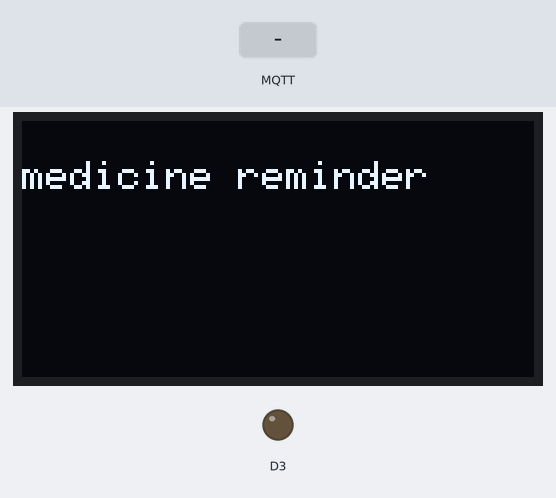
The sketch below on a simulated ESP8266 (NodeMCU). Shown: 128×64 one-colour display, output pins drawn as LEDs (lit = HIGH). The test bench sets the inputs (shaded band). WiFi joins after 1.5 s; servers stay silent unless stated; no MQTT or app messages arrive unless stated; what the sketch prints to the serial monitor is not drawn.

Above: at 2.8 s.
2.9 s: MQTT message "1" arrives on the first subscribed topic
At 3.2 s:
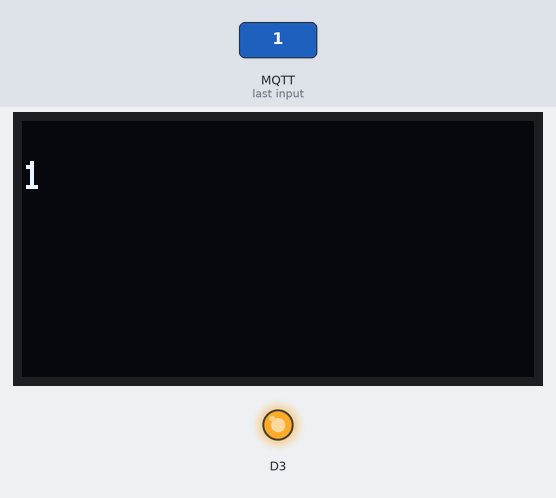
At 8.2 s:
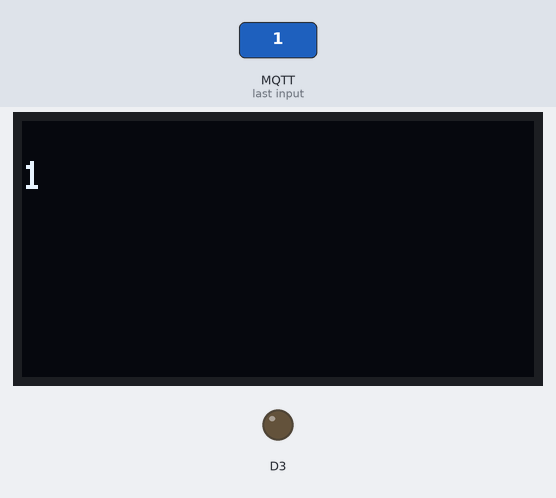
Timing chart, 0 to 9.7 s (numbered marks = the images above; inputs shaded):
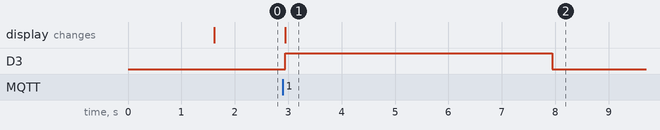

The sketch:

smr.ino
```cpp
#include <ESP8266WiFi.h>
#include <PubSubClient.h>
#include <Wire.h>
#include <Adafruit_SSD1306.h>
#include <Adafruit_GFX.h>

const char* ssid = "Aradhya";
const char* password = "87654321";

#define ORG "ybg17p"
#define DEVICE_TYPE "nodemcu"
#define DEVICE_ID "swathi"
#define TOKEN "7075606886"
#define SSD1306_LCDHEIGHT 64

// OLED display TWI address
#define OLED_ADDR   0x3C

Adafruit_SSD1306 display(-1);

#if (SSD1306_LCDHEIGHT != 64)
#error("Height incorrect, please fix Adafruit_SSD1306.h!");
#endif
String command;
char server[] = ORG ".messaging.internetofthings.ibmcloud.com";
char topic[] = "iot-2/cmd/home/fmt/String";
char authMethod[] = "use-token-auth";
char token[] = TOKEN;
char clientId[] = "d:" ORG ":" DEVICE_TYPE ":" DEVICE_ID;
//Serial.println(clientID);

WiFiClient wifiClient;
void callback(char* topic, byte* payload, unsigned int payloadLength);
PubSubClient client(server, 1883, callback, wifiClient);
void setup() {
  Serial.begin(115200);
  Serial.println();
  pinMode(D3,OUTPUT);
  wifiConnect();
  mqttConnect();
    // initialize and clear display
  display.begin(SSD1306_SWITCHCAPVCC, OLED_ADDR);
  display.clearDisplay();
// display a line of text
  display.setTextSize(1);
  display.setTextColor(WHITE);
  display.setCursor(0,10);
  display.print("medicine reminder");
  // update display with all of the above graphics
  display.display();
  pinMode(D3,OUTPUT);
}

void loop() {
  if (!client.loop()) {
    mqttConnect();
  }
delay(100);
}

void wifiConnect() {
  Serial.print("Connecting to "); Serial.print(ssid);
  WiFi.begin(ssid, password);
  while (WiFi.status() != WL_CONNECTED) {
    delay(500);
    Serial.print(".");
  }
  Serial.print("nWiFi connected, IP address: "); Serial.println(WiFi.localIP());
}

void mqttConnect() {
  if (!client.connected()) {
    Serial.print("Reconnecting MQTT client to "); Serial.println(server);
    while (!client.connect(clientId, authMethod, token)) {
      Serial.print(".");
      delay(500);
    }
    initManagedDevice();
    Serial.println();
  }
}
void initManagedDevice() {
  if (client.subscribe(topic)) {
    Serial.println("subscribe to cmd OK");
  } else {
    Serial.println("subscribe to cmd FAILED");
  }
}

void callback(char* topic, byte* payload, unsigned int payloadLength) {
  Serial.print("callback invoked for topic: "); Serial.println(topic);

  for (int i = 0; i < payloadLength; i++) {
    //Serial.println((char)payload[i]);
    command += (char)payload[i];
  }
Serial.println(command);
display.clearDisplay();
// display a line of text
  display.setTextSize(1);
  display.setTextColor(WHITE);
  display.setCursor(0,10);
  display.print(command);
  // update display with all of the above graphics
  display.display();
  digitalWrite(D3,HIGH);
  delay(5000);
  digitalWrite(D3,LOW);
}
```

Measured:
- after the input at 2.9 s, D3: LOW → HIGH at once, → LOW 5.0 s later; the display: changes at once (image 1)
